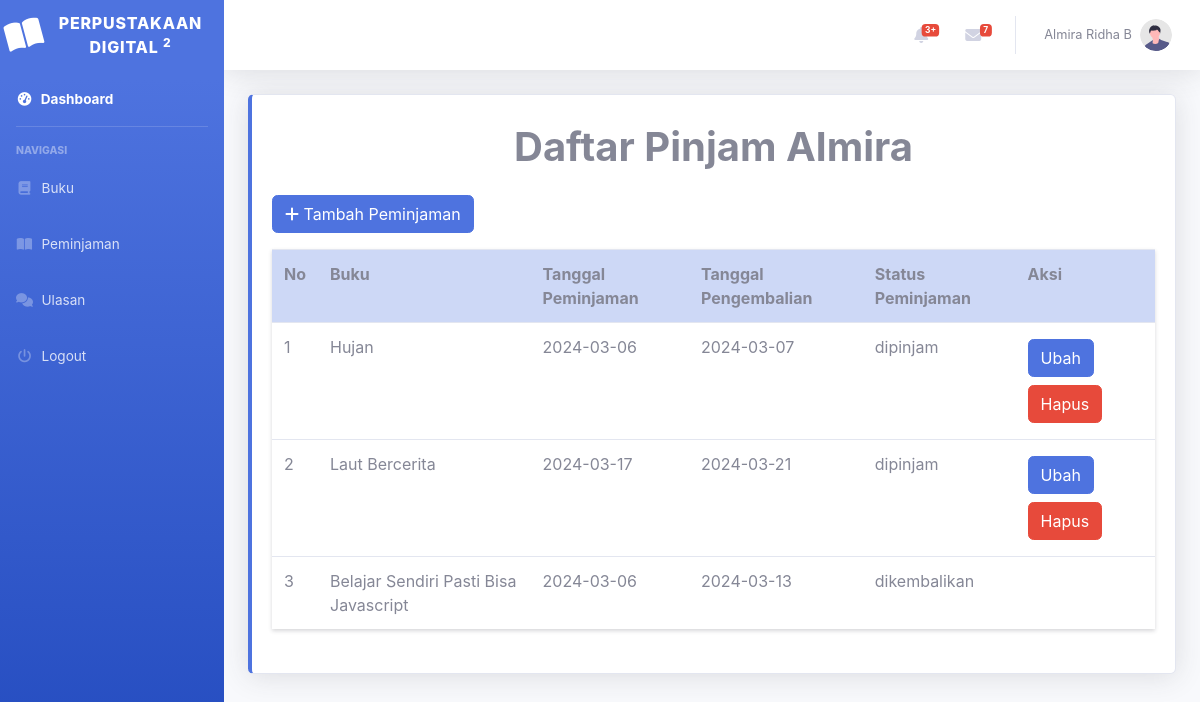
The app's page /apk_perpustakaan_digital/index.php?page=peminjaman (signed in) with its own data.
### tables this page shows
CREATE TABLE `peminjaman` (
  `id_peminjaman` int(11) NOT NULL,
  `id_user` int(11) NOT NULL,
  `id_buku` int(11) NOT NULL,
  `tgl_pinjam` date NOT NULL,
  `tgl_pengembalian` date NOT NULL,
  `status_pinjam` varchar(150) NOT NULL
);

CREATE TABLE `buku` (
  `id_buku` int(11) NOT NULL,
  `id_kategori` int(11) NOT NULL,
  `foto` varchar(100) NOT NULL,
  `judul` varchar(100) NOT NULL,
  `penulis` varchar(100) NOT NULL,
  `penerbit` varchar(100) NOT NULL,
  `tahun_terbit` int(11) NOT NULL,
  `deskripsi` varchar(255) NOT NULL
);

### apk_perpustakaan_digital/peminjaman.php (the view)
<div class="container-fluid">
    <div class="card border-left-primary shadow h-100 py-2">
        <div class="card-body">
            <h1 class="justify-content-center d-flex text-capitalize"><b>Daftar pinjam <?php echo $_SESSION['username']; ?></b></h1>
            <div class="row">
                <div class="col-md-12">
                    <a href="?page=peminjaman_tambah" class="btn btn-primary my-3"><i class="fa fa-plus"></i> Tambah Peminjaman</a>
                    <table class="table shadow-sm table-hover">
                        <tr>
                            <th class="table-primary">No</th>
                            <th class="table-primary">Buku</th>
                            <th class="table-primary">Tanggal Peminjaman</th>
                            <th class="table-primary">Tanggal Pengembalian</th>
                            <th class="table-primary">Status Peminjaman</th>
                            <th class="table-primary">Aksi</th>
                        </tr>
                        <?php
                        $no = 0;
                        $id_user = $_SESSION['id_user'];
                        $query = mysqli_query($conn, "SELECT * FROM peminjaman as pj LEFT JOIN user ON user.id_user = pj.id_user LEFT JOIN buku ON buku.id_buku = pj.id_buku WHERE pj.id_user = '$id_user'");
                        while ($data = mysqli_fetch_array($query)) {
                        ?>
                            <tr>
                                <td><?php echo ++$no; ?></td>
                                <td><?php echo $data['judul'] ?></td>
                                <td><?php echo $data['tgl_pinjam'] ?></td>
                                <td><?php echo $data['tgl_pengembalian'] ?></td>
                                <td><?php echo $data['status_pinjam'] ?></td>
                                <td>
                                    <?php
                                    if($data['status_pinjam'] != 'dikembalikan') {
                                    ?>
                                <a href="?page=peminjaman_ubah&&id=<?php echo $data['id_peminjaman'] ?>" class="btn btn-primary my-1">Ubah</a>
                                <a href="?page=peminjaman_hapus&&id=<?php echo $data['id_peminjaman'] ?>" class="btn btn-danger my-1" onclick="return confirm('Yakin ingin menghapus data?');">Hapus</a>
                                <?php } ?>
                            </td>
                            </tr>
                        <?php } ?>
                    </table>
                </div>
            </div>
        </div>
    </div>
</div>

### records on screen
peminjaman: id_buku.judul "Hujan", tgl_pinjam "2024-03-06", tgl_pengembalian "2024-03-07", status_pinjam "dipinjam"
peminjaman: id_buku.judul "Laut Bercerita", tgl_pinjam "2024-03-17", tgl_pengembalian "2024-03-21", status_pinjam "dipinjam"
peminjaman: id_buku.judul "Belajar Sendiri Pasti Bisa Javascript", tgl_pinjam "2024-03-06", tgl_pengembalian "2024-03-13", status_pinjam "dikembalikan"

### other values on screen
$_SESSION['nama_lengkap'] "Almira Ridha B"
$_SESSION['username'] "Almira"
